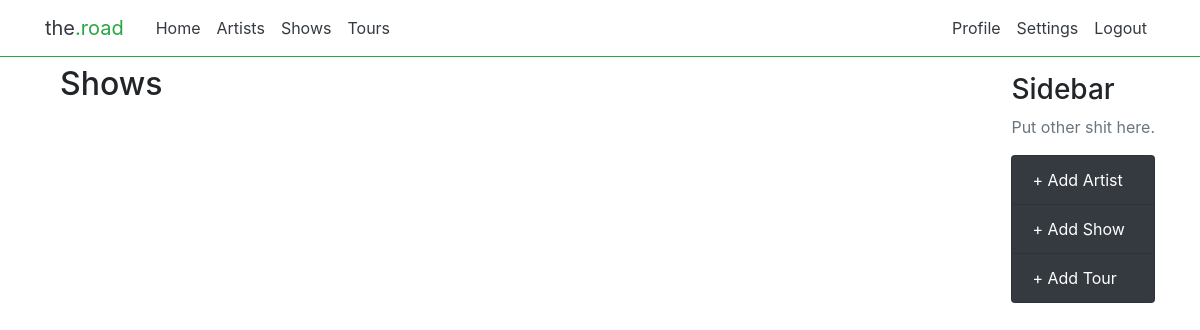
Before: /artists/shows/ (signed in) with the older database file.
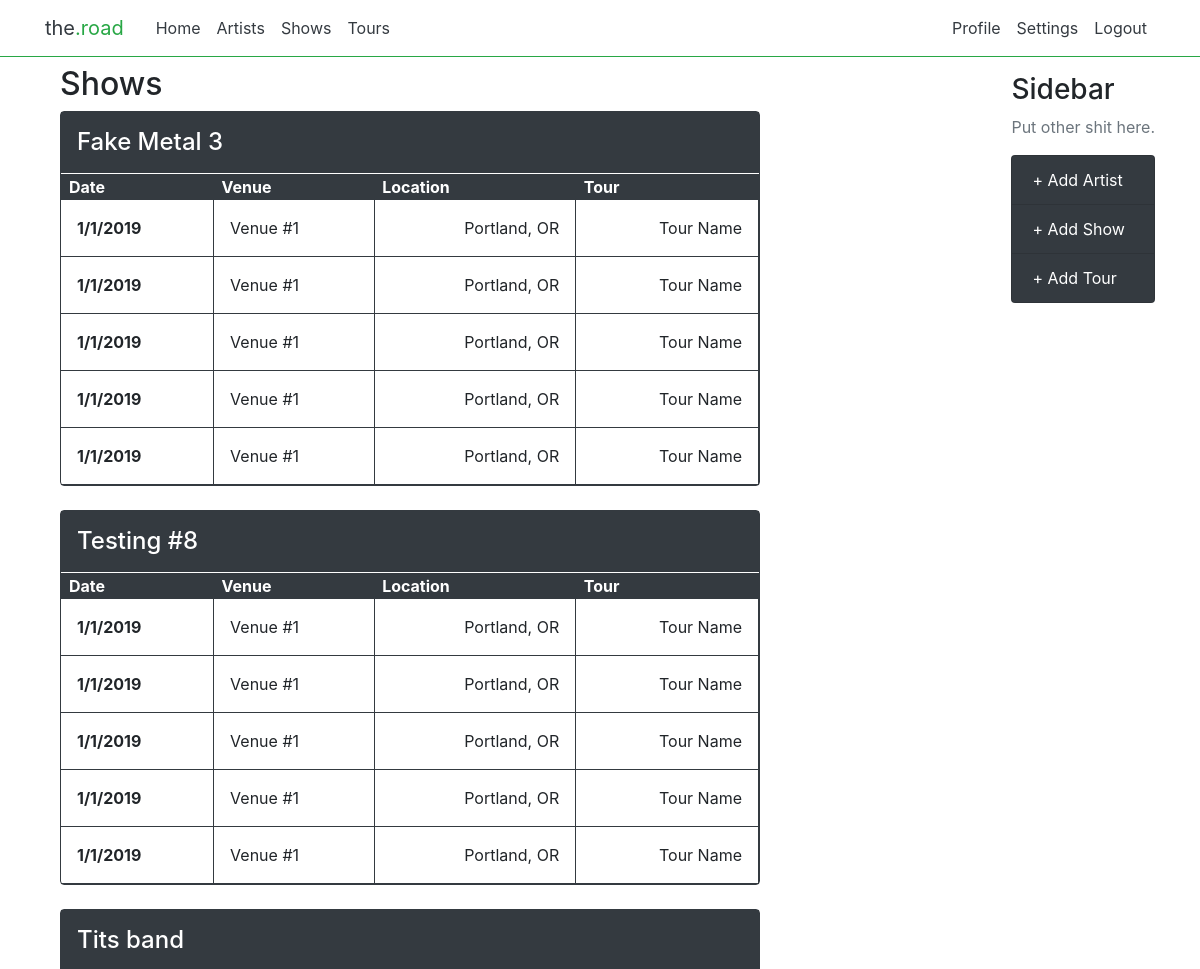
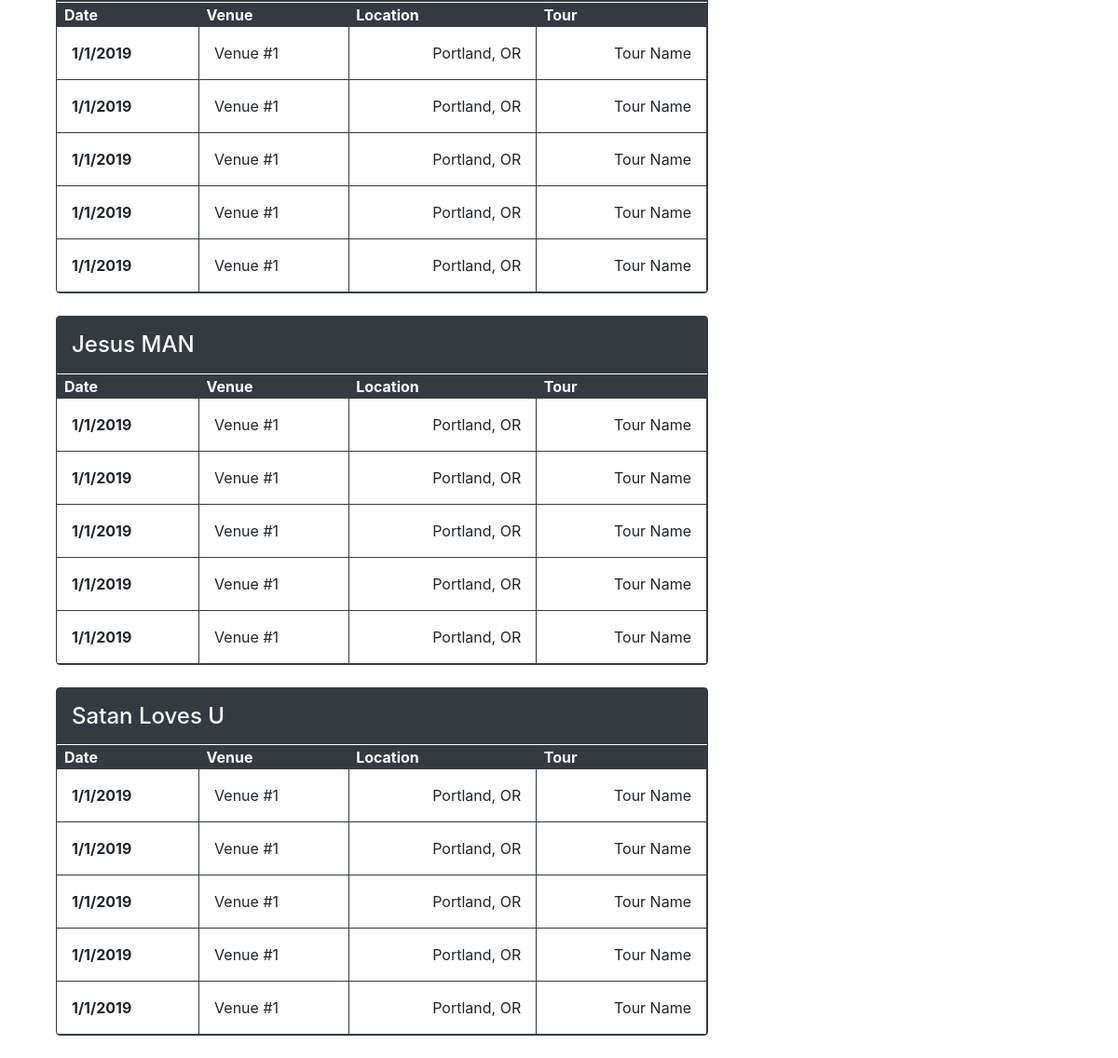
After: the same page with the newer database file (2 pictures, top to bottom).
### artists/models.py (models this page shows, shortened)
class Artists(models.Model):
    artist_Name = models.CharField(max_length=200)
    artist_Genre = models.CharField(
        max_length=200, choices=Genres.GENRE_CHOICES)
    artist_IG_Username = models.CharField(max_length=200, blank=True)
    artist_FB_URL = models.URLField(default='', blank=True)
    artist_Spotify_URL = models.URLField(default='', blank=True)
    artist_BC_URL = models.URLField(default='', blank=True)
    artist_Show_Count = models.CharField(
        max_length=200, default='0', blank=True)
    owner_ID = models.CharField(
        max_length=200, default="", blank=True)
    signup_Date = models.DateTimeField(default=timezone.now)

### artists/views.py (the view)
# urls.py: path('shows/', views.shows_page, name='shows-page'),
def shows_page(request):
    full_artist_list = Artists.objects.filter(owner_ID=request.user.id)
    context = {'artist_list': full_artist_list}
    return render(request, 'artists/shows.html', context)

### artists/templates/artists/shows.html
{% extends "artists/base.html" %}
{% block content %}
<div>
    <h2>Shows</h2>
    {% for artist in artist_list.all %}
    <div class="w-100 mb-4">
        <div class="border border-dark rounded">
            <div class="w-100">
                <h4 class="p-3 bg-dark mb-0"><a href="#" class="text-white">{{ artist.artist_Name }}</a></h4>
            </div>
            <div class="mt-0 pt-0 pl-0 border-top border-white">
                <table class="w-100">
                    <thead class="bg-dark text-white text-left">
                        <tr>
                            <th scope="col" class="pl-2">Date</th>
                            <th scope="col" class="pl-2">Venue</th>
                            <th scope="col" class="pl-2 pr-4">Location</th>
                            <th scope="col" class="pl-2 pr-4">Tour</th>
                        </tr>
                    </thead>
                    <tbody class="border-bottom border-dark">
                        {% for artist in artist_list %}
                        <tr class="border-bottom border-dark">
                            <th scope="row" class="border-right border-dark p-3 ">1/1/2019</th>
                            <td class="p-3 border-right border-dark">Venue #1</td>
                            <td class="p-3 text-right border-right border-dark">Portland, OR</td>
                            <td class="p-3 text-right border-right border-dark">Tour Name</td>
                        </tr>
                        {% endfor %}
                    </tbody>
                </table>
            </div>
        </div>
    </div>
    {% endfor %}
</div>
{% endblock content %}

Changed rows visible on the page:
added Artists: artist_Name "Fake Metal 3"
added Artists: artist_Name "Testing #8"
added Artists: artist_Name "Tits band"
added Artists: artist_Name "Jesus MAN"
added Artists: artist_Name "Satan Loves U"
